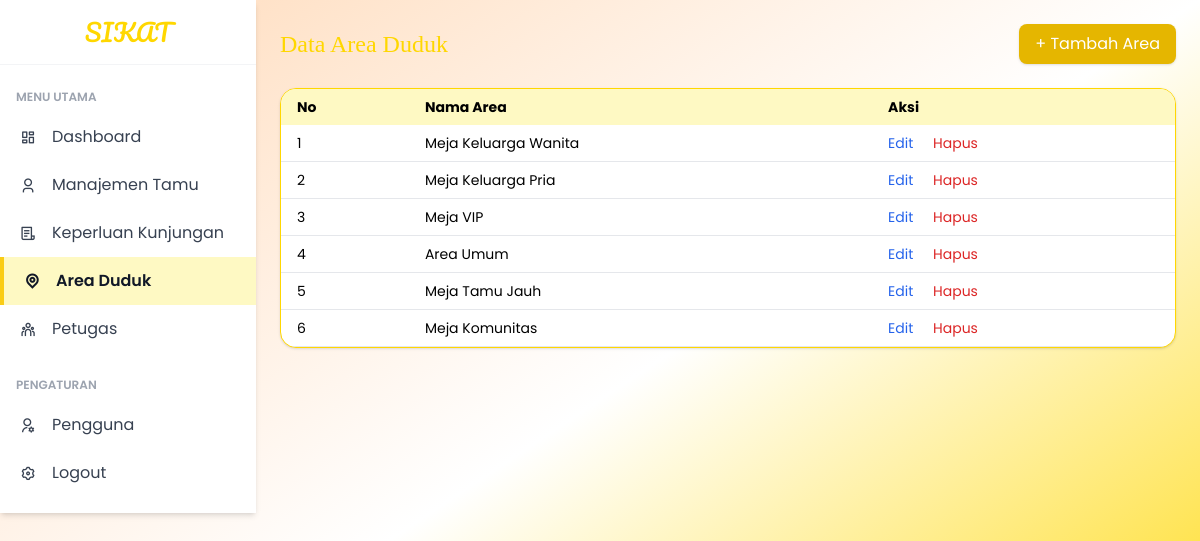
Before: /admin/area.php with the older database file.
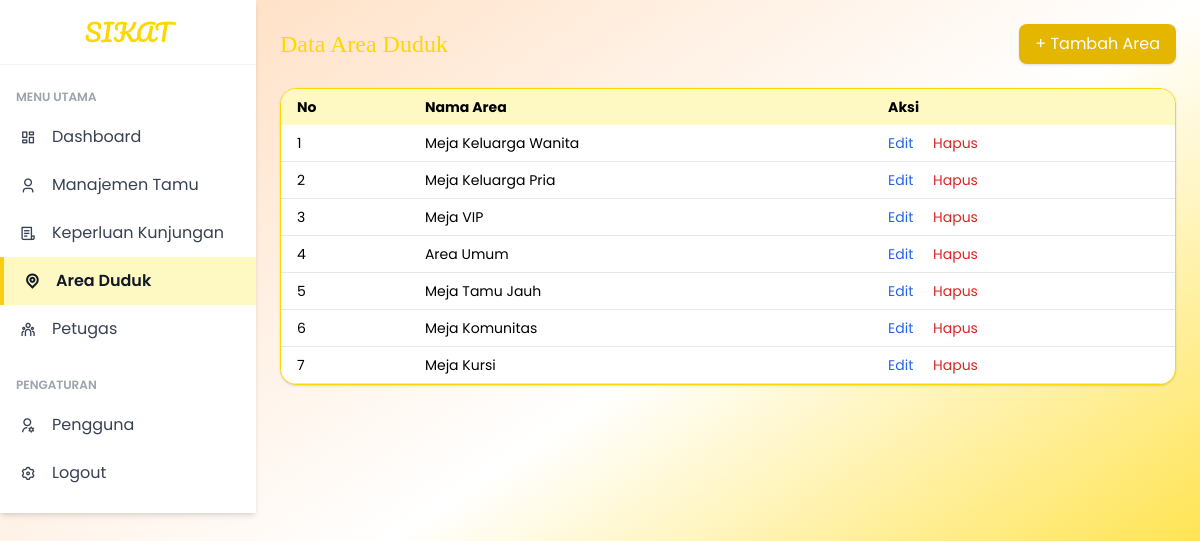
After: the same page with the newer database file.
### tables this page shows
CREATE TABLE `area_duduk` (
  `id` int NOT NULL,
  `nama_area` varchar(100) NOT NULL,
  `keperluan_id` int NOT NULL DEFAULT '1'
);

### admin/area.php (the view, shortened to what this page needs)
<?php
$server = "localhost";
$user = "root";
$password = "";
$nama_database = "database_sikatbukutamu";
$db = mysqli_connect($server, $user, $password, $nama_database);
$area = mysqli_query($db, "SELECT * FROM area_duduk");
?>
<!DOCTYPE html>
<html lang="id">
<head>
  <script src="https://cdn.tailwindcss.com"></script>
  <link rel="stylesheet" href="https://cdnjs.cloudflare.com/ajax/libs/remixicon/4.6.0/remixicon.min.css">
</head>
<body class="bg-gradient-to-br from-peach via-white to-gold bg-opacity-30 font-sans min-h-screen">
<div class="flex min-h-screen">
  <?php include 'sidebar.php'; ?>
  <main class="flex-1 p-6">
    <div class="flex justify-between items-center mb-6">
      <h1 class="text-2xl font-serif text-gold">Data Area Duduk</h1>
      <button onclick="document.getElementById('modalTambah').classList.remove('hidden')" class="bg-gold-dark hover:bg-gold text-white px-4 py-2 rounded-button shadow">+ Tambah Area</button>
    </div>
    <div class="bg-white rounded-2xl border border-gold shadow overflow-x-auto">
      <table class="w-full text-sm">
        <thead class="bg-yellow-100">
          <tr>
            <th class="px-4 py-2 text-left">No</th>
            <th class="px-4 py-2 text-left">Nama Area</th>
            <th class="px-4 py-2 text-left">Aksi</th>
          </tr>
        </thead>
        <tbody>
          <?php $no = 1; while ($row = mysqli_fetch_assoc($area)) : ?>
          <tr class="border-b hover:bg-yellow-50">
            <td class="px-4 py-2"><?= $no++ ?></td>
            <td class="px-4 py-2"><?= htmlspecialchars($row['nama_area']) ?></td>
            <td class="px-4 py-2">
              <button onclick="editArea(<?= $row['id'] ?>, '<?= addslashes($row['nama_area']) ?>')" class="text-blue-600 hover:underline">Edit</button>
              <a href="?hapus=<?= $row['id'] ?>" onclick="return confirm('Yakin ingin hapus?')" class="text-red-600 hover:underline ml-4">Hapus</a>
            </td>
          </tr>
          <?php endwhile; ?>
        </tbody>
      </table>
    </div>
  </main>
</div>
</body>
</html>

Changed rows visible on the page:
added area_duduk: nama_area "Meja Kursi"
